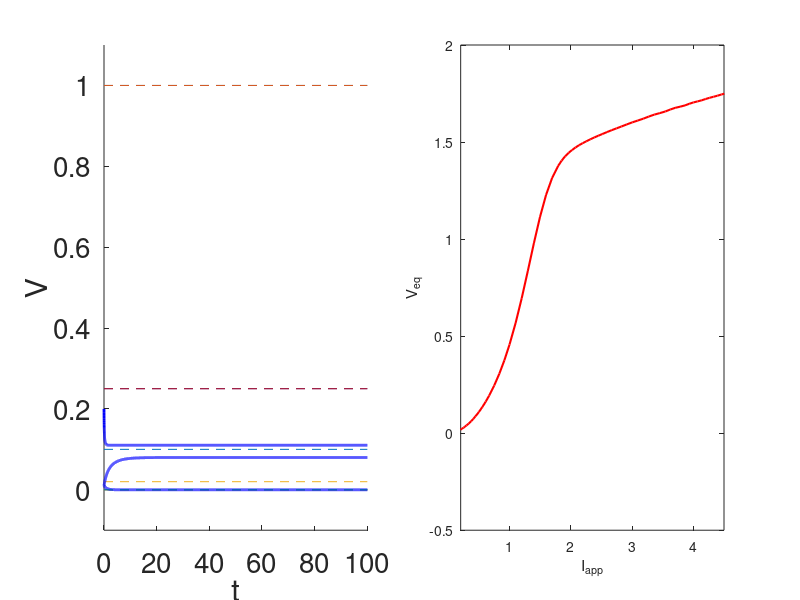

Source code (MATLAB): (Note: this script raises an error after producing the figure.)
%% Question 1: 

clearvars;
close all;
r = 0.6;
T = 0.1;
K = 0.02;
I = 0.03;
logthr=@(x) -r*x.*(1-x/T).*(1-x/K);
Tmax = 100;
dt = 0.01;
t = 0:dt:Tmax;
x = zeros(1,length(t));
x(1) = 0.2;
for j=1:length(t)-1
k1x = logthr(x(j))+I;
ax = x(j)+k1x*dt;
k2x = logthr(ax)+I;
x(j+1)=x(j)+(k1x+k2x)*dt/2;
end
xx = -1:0.01:2;
figure(1)
hFig = figure(1);
set(hFig, 'Position', [40 400 1000 500]); subplot(1,2,1)
hold on
plot(t,x,'-b','linewidth',2);
plot([0 Tmax],[T T],'--');
plot([0 Tmax],[0 0]','--');
plot([0 Tmax],[K K],'--');
axis([0 Tmax -0.1 1.1]);
set(gca,'fontsize',20);
xlabel('t');
ylabel('V');
subplot(1,2,2)
hold on
plot([xx(1)-1 xx(end)+1],[0 0],'--','Color',[.6 .6 .6]); plot(xx,logthr(xx)+I,'linewidth',2);
axis([-0.1 1.1 -0.5 0.5]);
set(gca,'fontsize',24);
xlabel('V');
ylabel('F');
MVN = 0;
if MVN == 1
xx = -1:0.01:2;
figure(101)
k = 1;
hFig = figure(101);
set(hFig, 'Position', [20 100 700 500])
for j=1:floor(length(t)/k)-1
subplot(1,2,1)
plot(t,x,'-b','linewidth',2);
hold on
plot(t(k*j),x(k*j),'or','linewidth',2);
plot([0 Tmax],[T T],'--');
plot([0 Tmax],[0 0]','--');
plot([0 Tmax],[K K],'--');
axis([0 Tmax -0.1 1.1]);
set(gca,'fontsize',20);
xlabel('t');
ylabel('y');
pause(0.0001);
hold off
subplot(1,2,2)
plot([xx(1)-1 xx(end)+1],[0 0],'--','Color',[.6 .6 .6]); hold on
plot(xx,logthr(xx)+I,'linewidth',2); plot(x(k*j),0,'or','linewidth',2);
axis([-0.1 1.1 -0.5 0.5]);
set(gca,'fontsize',20);
xlabel('X');
pause(0.0001);
hold off
end
end

%% Question 2 
%Iapp = 0.05
clearvars;
close all;
r = 1;
T = 0.25;
K = 1;
I = 0.05;
logthr=@(x) -r*x.*(1-x/T).*(1-x/K);
Tmax = 100;
dt = 0.01;
t = 0:dt:Tmax;
x = zeros(1,length(t));
x(1) = 0.01;
for j=1:length(t)-1
k1x = logthr(x(j))+I;
ax = x(j)+k1x*dt;
k2x = logthr(ax)+I;
x(j+1)=x(j)+(k1x+k2x)*dt/2;
end
xx = -1:0.01:2;
figure(1)
hFig = figure(1);
set(hFig, 'Position', [40 400 1000 500]); subplot(1,2,1)
hold on
plot(t,x,'-b','linewidth',2);
plot([0 Tmax],[T T],'--');
plot([0 Tmax],[0 0]','--');
plot([0 Tmax],[K K],'--');
axis([0 Tmax -0.1 1.1]);
set(gca,'fontsize',20);
xlabel('t');
ylabel('V');
subplot(1,2,2)
hold on
plot([xx(1)-1 xx(end)+1],[0 0],'--','Color',[.6 .6 .6]); plot(xx,logthr(xx)+I,'linewidth',2);
axis([-0.1 1.1 -0.5 0.5]);
set(gca,'fontsize',20);
xlabel('V');
ylabel('F');
MVN = 0;
if MVN == 1
xx = -1:0.01:2;
figure(101)
k = 1;
hFig = figure(101);
set(hFig, 'Position', [20 100 700 500])
for j=1:floor(length(t)/k)-1 subplot(1,2,1);
plot(t,x,'-b','linewidth',2);
hold on plot(t(k*j),x(k*j),'or','linewidth',2); 
plot([0 Tmax],[T T],'--');
plot([0 Tmax],[0 0]','--');
plot([0 Tmax],[K K],'--');
axis([0 Tmax -0.1 1.1]);
set(gca,'fontsize',24);
xlabel('t');
ylabel('V');
pause(0.0001);
hold off
subplot(1,2,2)
plot([xx(1)-1 xx(end)+1],[0 0],'--','Color',[.6 .6 .6]); hold on
plot(xx,logthr(xx)+I,'linewidth',2);
plot(x(k*j),0,'or','linewidth',2);
axis([-0.1 1.1 -0.5 0.5]);
set(gca,'fontsize',24);
xlabel('V');
pause(0.0001);
hold off
end
end

%% Question 2
% Iapp = 0

clearvars;
close all;
% ODE
% X' = -r (1-X/T) ( 1 - X/K) X + I;
r = 1;
T = 0.25;
K = 1;
I = 0;
logthr=@(x) -r*x.*(1-x/T).*(1-x/K);
Tmax = 100;
dt = 0.01;
t = 0:dt:Tmax;
x = zeros(1,length(t));
x(1) = 0.01;
for j=1:length(t)-1
k1x = logthr(x(j))+I;
ax = x(j)+k1x*dt;
k2x = logthr(ax)+I;
x(j+1)=x(j)+(k1x+k2x)*dt/2;
end
xx = -1:0.01:2;
figure(1)
hFig = figure(1);
set(hFig, 'Position', [40 400 1000 500]); subplot(1,2,1)
hold on
plot(t,x,'-b','linewidth',2);
plot([0 Tmax],[T T],'--');
plot([0 Tmax],[0 0]','--');
plot([0 Tmax],[K K],'--');
axis([0 Tmax -0.1 1.1]);
set(gca,'fontsize',20);
xlabel('t');
ylabel('V');
subplot(1,2,2)
hold on
plot([xx(1)-1 xx(end)+1],[0 0],'--','Color',[.6 .6 .6]); plot(xx,logthr(xx)+I,'linewidth',2);
axis([-0.1 1.1 -0.5 0.5]);
set(gca,'fontsize',20);
xlabel('V');
ylabel('F');
MVN = 0;
if MVN == 1
xx = -1:0.01:2;
figure(101)
k = 1;
hFig = figure(101);
set(hFig, 'Position', [20 100 700 500])
for j=1:floor(length(t)/k)-1
subplot(1,2,1)
plot(t,x,'-b','linewidth',2);
hold on
plot(t(k*j),x(k*j),'or','linewidth',2);
plot([0 Tmax],[T T],'--');
plot([0 Tmax],[0 0]','--');
plot([0 Tmax],[K K],'--');
axis([0 Tmax -0.1 1.1]);
set(gca,'fontsize',24);
xlabel('t');
ylabel('V');
pause(0.0001);
hold off
subplot(1,2,2)
plot([xx(1)-1 xx(end)+1],[0 0],'--','Color',[.6 .6 .6]); hold on
plot(xx,logthr(xx)+I,'linewidth',2); plot(x(k*j),0,'or','linewidth',2);
axis([-0.1 1.1 -0.5 0.5]);
set(gca,'fontsize',24);
xlabel('V');
pause(0.0001);
hold off
end
end

%% Question 4: 
clearvars;
close all;
r=1;
T=0.4;
K=1;
I_app=0.0;
I_app=[0,0.2];
DI=0:0.02:0.2;
X_in=0.25;
sort(I_app)
V_in=0;
f = @(I,V) -r * V *(1-(V/T)) * (1-(V/K)) + I;
tspan = [0 20];
[I,V] = ode45(f , tspan , V_in);
hold on
I_app=0.02;
I_app=[0,0.2];
DI=0:0.02:0.2;
X_in=0.25;
sort(I_app)
V_in=0;
f = @(I,V) -r * V *(1-(V/T)) * (1-(V/K)) + I;
tspan = [0 20];
[I,V] = ode45(f , tspan , V_in);
hold on
I_app=0.04;
I_app=[0,0.2];
DI=0:0.02:0.2;
X_in=0.25;
sort(I_app)
V_in=0;
f = @(I,V) -r * V *(1-(V/T)) * (1-(V/K)) + I;
tspan = [0 20];
[I,V] = ode45(f , tspan , V_in);
hold on
I_app=0.06;
I_app=[0,0.2];
DI=0:0.02:0.2;
X_in=0.25;
sort(I_app)
V_in=0;
f = @(I,V) -r * V *(1-(V/T)) * (1-(V/K)) + I;
tspan = [0 20];
[I,V] = ode45(f , tspan , V_in);
hold on
I_app=0.08;
I_app=[0,0.2];
DI=0:0.02:0.2;
X_in=0.25;
sort(I_app)
V_in=0;
f = @(I,V) -r * V *(1-(V/T)) * (1-(V/K)) + I;
tspan = [0 20];
[I,V] = ode45(f , tspan , V_in);
hold on
I_app=0.10;
I_app=[0,0.2];
DI=0:0.02:0.2;
X_in=0.25;
sort(I_app)
V_in=0;
f = @(I,V) -r * V *(1-(V/T)) * (1-(V/K)) + I;
tspan = [0 20];
[I,V] = ode45(f , tspan , V_in);
hold on
I_app=0.12;
I_app=[0,0.2];
DI=0:0.02:0.2;
X_in=0.25;
sort(I_app);
V_in=0;
f = @(I,V) -r * V *(1-(V/T)) * (1-(V/K)) + I;
tspan = [0 20];
[I,V] = ode45(f , tspan , V_in);
hold on
I_app=0.14
I_app=[0,0.2];
DI=0:0.02:0.2;
X_in=0.25;
sort(I_app)
V_in=0;
f = @(I,V) -r * V *(1-(V/T)) * (1-(V/K)) + I;
tspan = [0 20];
[I,V] = ode45(f , tspan , V_in);
hold on
I_app=0.16
I_app=[0,0.2];
DI=0:0.02:0.2;
X_in=0.25;
sort(I_app)
V_in=0;
f = @(I,V) -r * V *(1-(V/T)) * (1-(V/K)) + I;
tspan = [0 20];
[I,V] = ode45(f , tspan , V_in);
hold on
I_app=0.18;
I_app=[0,0.2];
DI=0:0.02:0.2;
X_in=0.25;
sort(I_app)
V_in=0;
f = @(I,V) -r * V *(1-(V/T)) * (1-(V/K)) + I;
tspan = [0 20];
[I,V] = ode45(f , tspan , V_in);
hold on
I_app=0.20;
I_app=[0,0.2];
DI=0:0.02:0.2;
X_in=0.25;
sort(I_app)
V_in=0;
f = @(I,V) -r * V *(1-(V/T)) * (1-(V/K)) + I;
tspan = [0 20];
[I,V] = ode45(f , tspan , V_in);
hold off
figure(1);
plot (I,V,'r','LineWidth',1.5);
xlabel('I_{app}');
ylabel('V_{eq}');
axis([0.2 4.5 -0.5 2.0])
yline(0,'--')

hold on
I_app=0.18;
I_app=[0,0.2];
DI=0:0.02:0.2;
X_in=0.25;
sort(I_app)
V_in=0;
f = @(I,V) -r * V *(1-(V/T)) * (1-(V/K)) + I;
tspan = [0 20];
[I,V] = ode45(f , tspan , V_in);
hold on
I_app=0.16;
I_app=[0,0.2];
DI=0:0.02:0.2;
X_in=0.25;
sort(I_app)
V_in=0;
f = @(I,V) -r * V *(1-(V/T)) * (1-(V/K)) + I;
tspan = [0 20];
[I,V] = ode45(f , tspan , V_in);
hold on
I_app=0.14;
I_app=[0,0.2];
DI=0:0.02:0.2;
X_in=0.25;
sort(I_app)
V_in=0;
f = @(I,V) -r * V *(1-(V/T)) * (1-(V/K)) + I;
tspan = [0 20];
[I,V] = ode45(f , tspan , V_in);
hold on
I_app=0.12;
I_app=[0,0.2];
DI=0:0.02:0.2;
X_in=0.25;
sort(I_app)
V_in=0;
f = @(I,V) -r * V *(1-(V/T)) * (1-(V/K)) + I;
tspan = [0 20];
[I,V] = ode45(f , tspan , V_in);
hold on
I_app=0.10;
I_app=[0,0.2];
DI=0:0.02:0.2;
X_in=0.25;
sort(I_app)
V_in=0;
f = @(I,V) -r * V *(1-(V/T)) * (1-(V/K)) + I;
tspan = [0 20];
[I,V] = ode45(f , tspan , V_in);
hold on
I_app=0.08;
I_app=[0,0.2];
DI=0:0.02:0.2;
X_in=0.25;
sort(I_app)
V_in=0;
f = @(I,V) -r * V *(1-(V/T)) * (1-(V/K)) + I;
tspan = [0 20];
[I,V] = ode45(f , tspan , V_in);
hold on
I_app=0.06;
I_app=[0,0.2];
DI=0:0.02:0.2;
X_in=0.25;
sort(I_app)
V_in=0;
f = @(I,V) -r * V *(1-(V/T)) * (1-(V/K)) + I;
tspan = [0 20];
[I,V] = ode45(f , tspan , V_in);
hold on
I_app=0.04;
I_app=[0,0.2];
DI=0:0.02:0.2;
X_in=0.25;
sort(I_app)
V_in=0;
f = @(I,V) -r * V *(1-(V/T)) * (1-(V/K)) + I;
tspan = [0 20];
[I,V] = ode45(f , tspan , V_in);
hold on
I_app=0.02;
I_app=[0,0.2];
DI=0:0.02:0.2;
X_in=0.25;
sort(I_app)
V_in=0;
f = @(I,V) -r * V *(1-(V/T)) * (1-(V/K)) + I;
tspan = [0 20];
[I,V] = ode45(f , tspan , V_in);
hold on
I_app=0.0;
I_app=[0,0.2];
DI=0:0.02:0.2;
X_in=0.25;
sort(I_app)
V_in=0;
f = @(I,V) -r * V *(1-(V/T)) * (1-(V/K)) + I;
tspan = [0 20];
[I,V] = ode45(f , tspan , V_in);
hold off
figure(2)
plot (I,V,'b','LineWidth',1);
xlabel('I_{app}');
ylabel('V_{eq}');
axis([0.2 4.5 -0.5 2.0])
yline(0,'--')
%% Question 5:
clear
close all
r = 1;
T = 0.4;
K = 1;
I = 0 : 0.02 : 0.2;
I_descendend = 0.2 : -0.02 : 0;
Veq = zeros(1, length(I));
VeqDesc = zeros(1, length(I));
logthr=@(x) -r*x.*(1-x/T).*(1-x/K);
x = 0;
dt = 0.01;
for i = 1 : length(I)
    total = 1;
    while total > 1e-6
        k1x = logthr(x) + I(i);
        ax = x + k1x*dt;
        k2x = logthr(ax) + I(i);
        x_new = x + (k1x+k2x)*dt/2;
        total = abs(x_new - x);
x = x_new; end
    Veq(i) = x;
end
for i = 1 : length(I_descendend)
    total = 1;
    while total > 1e-6
        k1x = logthr(x) + I_descendend(i);
        ax = x + k1x*dt;
        k2x = logthr(ax) + I_descendend(i);
        x_new = x + (k1x+k2x)*dt/2;
        total = abs(x_new-x);
        x = x_new;
end
    VeqDesc(i) = x_new;
end
figure(1)
hold on
plot(I, Veq,'G','linewidth',2);
plot(I_descendend, VeqDesc, 'R','linewidth',2);
hold off
xlabel('Iapp');
ylabel('Veq');
legend({'ascending', 'descending'})
